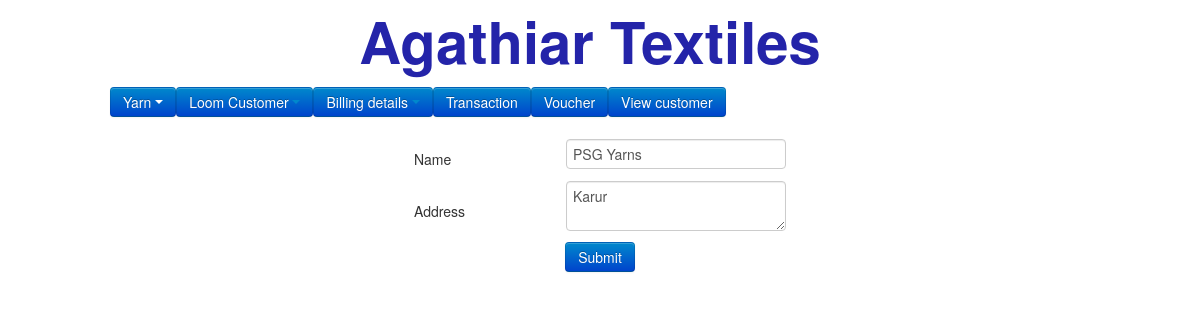
Before: /addyarn.php?id=1 with the older database file.
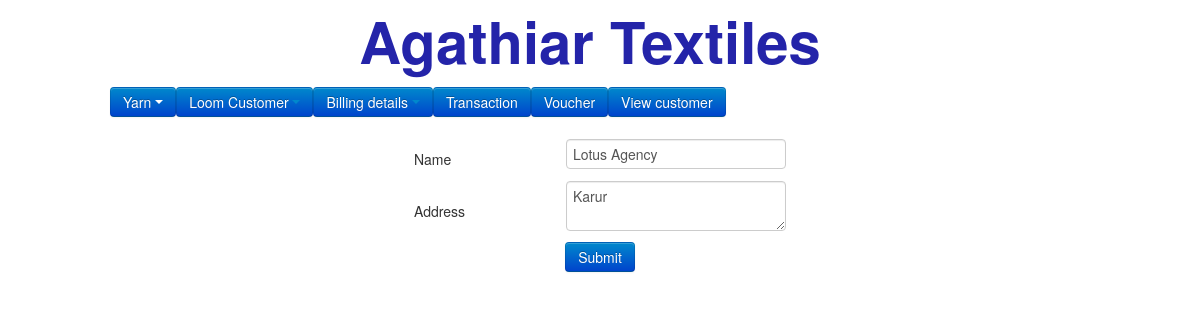
After: the same page with the newer database file.
### tables this page shows
CREATE TABLE `yarns` (
  `id` int(10) NOT NULL,
  `name` varchar(50) NOT NULL,
  `address` varchar(50) NOT NULL,
  `date` varchar(50) NOT NULL
);

### addyarn.php (the view, shortened to what this page needs)
<?php
include('template/header.php');
$edit = false;
if(isset($_GET['id'])){
	$data = getSingleData('yarns', $_GET['id']);
	$edit = true;
	$thread = $data[0];
}
?>
<form action="yarn.php"  method="post" id="formID">
<center>
<table  >
<tr><td width="150">Name</td><td width="150"><input type="text" class='validate[required, ajax[ajaxNameCall]]' id='yarnid' name="name" size="25" width="150" title="<?php if(isset($thread['id'])){ echo $thread['id'];} else {echo '0';} ?>" value="<?php if(isset($thread['name']))echo ($thread['name']); ?>"></td></tr>
<tr><td height="26">Address</td>
<td><textarea name="address" size="25" class='validate[required]' ><?php if(isset($thread['address'])){echo $thread['address'];} ?></textarea></td></tr>
</table>
<input type="submit"  <?php echo (!$edit)?"id='submit'":''?> value="Submit" class="btn btn-primary">
</center>
</form>
</body>
</html>

Changed rows visible on the page:
changed yarns "Karur": name "PSG Yarns" → "Lotus Agency"
